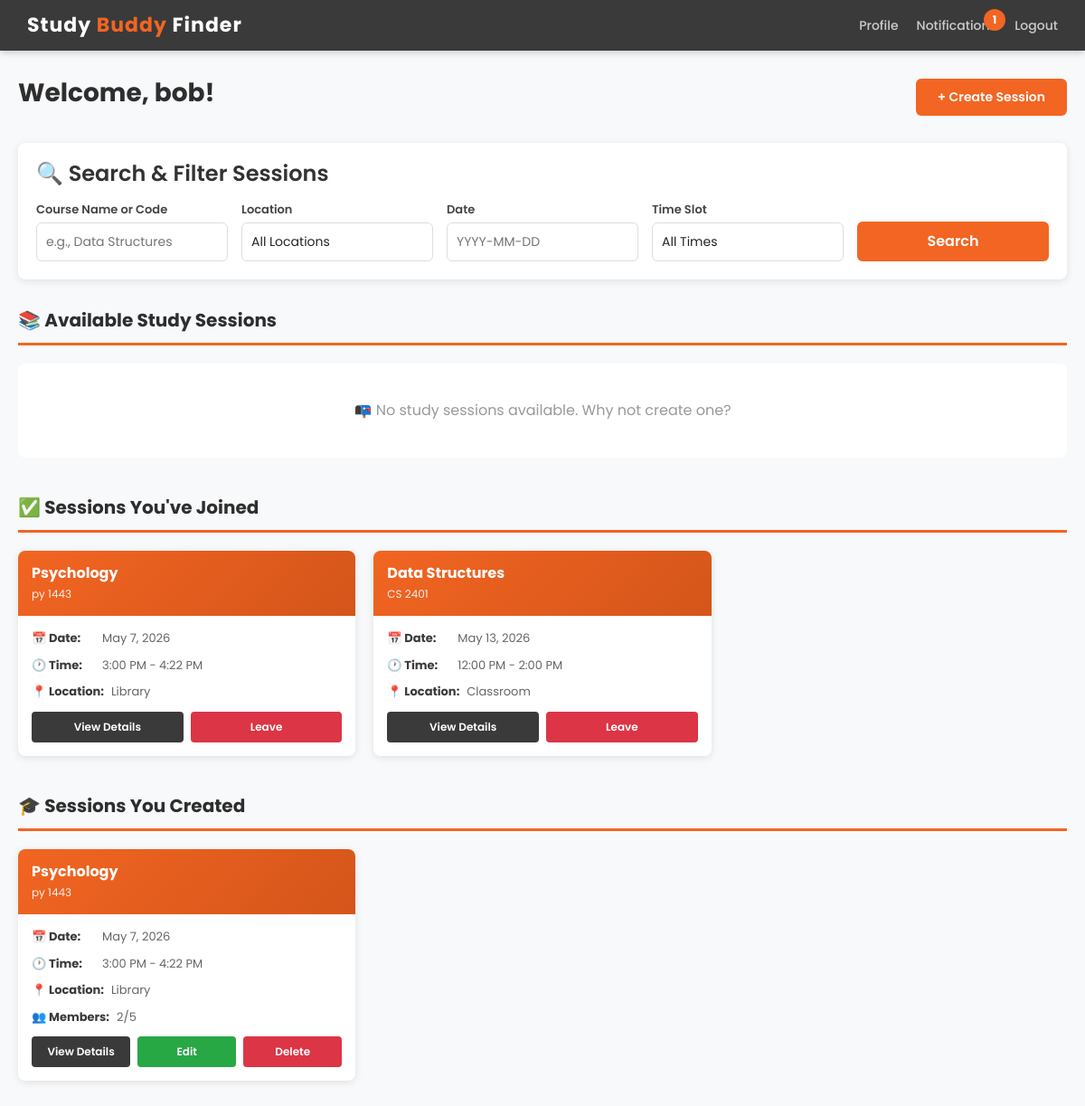
Before: /dashboard/ (signed in) with the older database file.
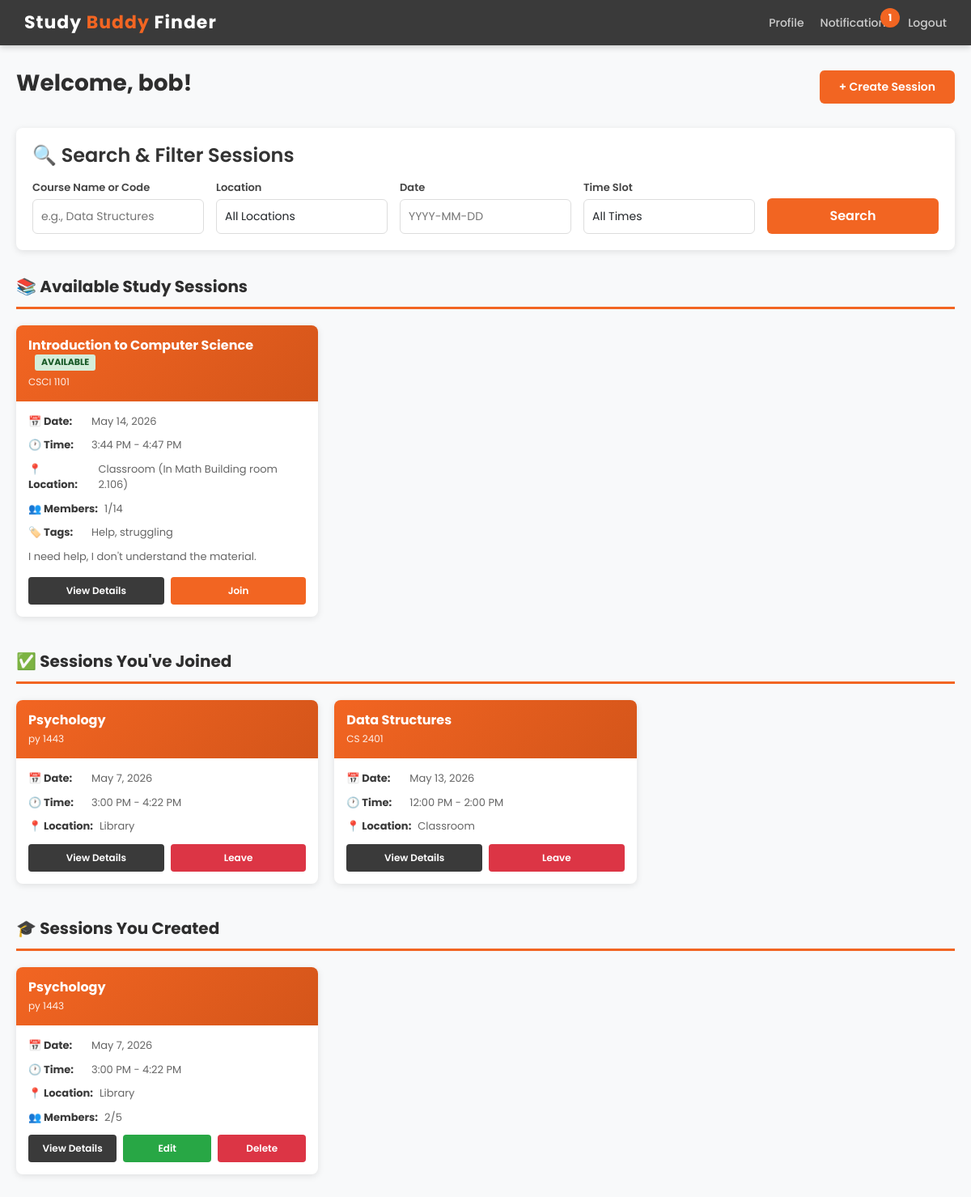
After: the same page with the newer database file.
### testApp/models.py (models this page shows, shortened)
class StudySession(models.Model):
    LOCATION_CHOICES = [
        ('Library', 'Library'),
        ('Student Center', 'Student Center'),
        ('Cafe', 'Cafe'),
        ('Dormitory', 'Dormitory'),
        ('Classroom', 'Classroom'),
        ('Online', 'Online'),
        ('Other', 'Other'),
    ]
    creator = models.ForeignKey(User, on_delete=models.CASCADE, related_name='created_sessions')
    course_name = models.CharField(max_length=200)
    course_code = models.CharField(max_length=50, blank=True, null=True)
    description = models.TextField()
    location = models.CharField(max_length=100, choices=LOCATION_CHOICES)
    other_location = models.CharField(max_length=200, blank=True, null=True, help_text="Specify if location is 'Other'")
    date = models.DateField()
    start_time = models.TimeField()
    end_time = models.TimeField()
    max_capacity = models.IntegerField(default=5, validators=[MinValueValidator(1), MaxValueValidator(100)])
    current_members = models.ManyToManyField(User, through='SessionMembership', related_name='joined_sessions')
    subject_tags = models.CharField(max_length=200, blank=True, null=True, help_text="Comma-separated tags")
    created_at = models.DateTimeField(auto_now_add=True)
    updated_at = models.DateTimeField(auto_now=True)
    is_active = models.BooleanField(default=True)
    class Meta:
        ordering = ['-created_at']
    def get_member_count(self):
        return self.current_members.count()
    def is_full(self):
        return self.get_member_count() >= self.max_capacity

### testApp/views.py (the view)
# urls.py: path('dashboard/', views.dashboard, name='dashboard'),
@login_required(login_url='login')
def dashboard(request):
    try:
        user_profile = request.user.profile
    except UserProfile.DoesNotExist:
        user_profile = UserProfile.objects.create(user=request.user)
    filter_form = SessionFilterForm(request.GET)
    sessions = StudySession.objects.filter(is_active=True, date__gte=timezone.now().date())
    if filter_form.is_valid():
        course_name = filter_form.cleaned_data.get('course_name')
        location = filter_form.cleaned_data.get('location')
        date = filter_form.cleaned_data.get('date')
        time_slot = filter_form.cleaned_data.get('time_slot')
        if course_name:
            sessions = sessions.filter(
                Q(course_name__icontains=course_name) |
                Q(course_code__icontains=course_name)
            )
        if location:
            sessions = sessions.filter(location=location)
        if date:
            sessions = sessions.filter(date=date)
        if time_slot:
            sessions = filter_by_time_slot(sessions, time_slot)
    joined_sessions = request.user.joined_sessions.filter(is_active=True)
    created_sessions = request.user.created_sessions.filter(is_active=True)
    unread_notifications = request.user.notifications.filter(is_read=False).count()
    context = {
        'filter_form': filter_form,
        'sessions': sessions,
        'joined_sessions': joined_sessions,
        'created_sessions': created_sessions,
        'unread_notifications': unread_notifications,
        'user_profile': user_profile,
    }
    return render(request, 'dashboard.html', context)

### testApp/templates/dashboard.html (shortened to what this page needs)
<!DOCTYPE html>
<html>
<head>
    <link href="https://cdn.jsdelivr.net/npm/bootstrap@5.1.3/dist/css/bootstrap.min.css" rel="stylesheet">
</head>
<body>
    <div class="navbar">
        <h1>Study <span>Buddy</span> Finder</h1>
        <div class="navbar-links">
            <a href="{% url 'user_profile' %}">Profile</a>
            <a href="{% url 'notifications' %}" style="position: relative;">
                Notifications
                {% if unread_notifications > 0 %}
                    <span class="notification-badge">{{ unread_notifications }}</span>
                {% endif %}
            </a>
            <a href="{% url 'logout' %}">Logout</a>
        </div>
    </div>
    <div class="container-main">
        <div class="header-section">
            <h2>Welcome, {{ user.first_name|default:user.username }}!</h2>
            <a href="{% url 'create_session' %}" class="btn-primary-custom">+ Create Session</a>
        </div>
        <div class="filter-section">
            <h4>🔍 Search & Filter Sessions</h4>
            <form method="GET" class="filter-form">
                <div class="form-group">
                    <label for="course_name">Course Name or Code</label>
                    <input type="text" id="course_name" name="course_name" value="{{ filter_form.course_name.value|default:'' }}" placeholder="e.g., Data Structures">
                </div>
                <div class="form-group">
                    <label for="location">Location</label>
                    {{ filter_form.location }}
                </div>
                <div class="form-group">
                    <label for="date">Date</label>
                    <input type="text" id="date" name="date" value="{{ filter_form.date.value|default:'' }}" placeholder="YYYY-MM-DD" inputmode="numeric">
                </div>
                <div class="form-group">
                    <label for="time_slot">Time Slot</label>
                    {{ filter_form.time_slot }}
                </div>
                <button type="submit" class="btn-filter">Search</button>
            </form>
        </div>
        <div class="section">
            <div class="section-title">📚 Available Study Sessions</div>
            {% if sessions %}
                <div class="session-grid">
                    {% for session in sessions %}
                        <div class="session-card">
                            <div class="session-card-header">
                                <h3>{{ session.course_name }}
                                    {% if session.is_full %}
                                        <span class="session-status status-full">FULL</span>
                                    {% else %}
                                        <span class="session-status status-available">AVAILABLE</span>
                                    {% endif %}
                                </h3>
                                <p>{{ session.course_code|default:"" }}</p>
                            </div>
                            <div class="session-card-body">
                                <div class="session-info">
                                    <strong>📅 Date:</strong>
                                    <span class="session-info-value">{{ session.date }}</span>
                                </div>
                                <div class="session-info">
                                    <strong>🕐 Time:</strong>
                                    <span class="session-info-value">{{ session.start_time|time:"g:i A" }} - {{ session.end_time|time:"g:i A" }}</span>
                                </div>
                                <div class="session-info">
                                    <strong>📍 Location:</strong>
                                    <span class="session-info-value">{{ session.location }}
                                        {% if session.other_location %}
                                            ({{ session.other_location }})
                                        {% endif %}
                                    </span>
                                </div>
                                <div class="session-info">
                                    <strong>👥 Members:</strong>
                                    <span class="session-info-value">{{ session.get_member_count }}/{{ session.max_capacity }}</span>
                                </div>
                                {% if session.subject_tags %}
                                    <div class="session-info">
                                        <strong>🏷️ Tags:</strong>
                                        <span class="session-info-value">{{ session.subject_tags }}</span>
                                    </div>
                                {% endif %}
                                <p style="font-size: 13px; color: #666; margin-top: 10px;">{{ session.description|truncatewords:20 }}</p>
                                <div class="session-actions">
                                    <a href="{% url 'session_detail' session.pk %}" class="btn-small btn-view">View Details</a>
                                    {% if not user in session.current_members.all and not session.is_full %}
                                        <a href="{% url 'join_session' session.pk %}" class="btn-small btn-join">Join</a>
                                    {% endif %}
                                </div>
                            </div>
                        </div>
                    {% endfor %}
                </div>
            {% else %}
                <div class="empty-message">
                    <p>📭 No study sessions available. Why not create one?</p>
                </div>
            {% endif %}
        </div>
        {% if joined_sessions %}
            <div class="section">
                <div class="section-title">✅ Sessions You've Joined</div>
                <div class="session-grid">
                    {% for session in joined_sessions %}
                        <div class="session-card">
                            <div class="session-card-header">
                                <h3>{{ session.course_name }}</h3>
                                <p>{{ session.course_code|default:"" }}</p>
                            </div>
                            <div class="session-card-body">
                                <div class="session-info">
                                    <strong>📅 Date:</strong>
                                    <span class="session-info-value">{{ session.date }}</span>
                                </div>
                                <div class="session-info">
                                    <strong>🕐 Time:</strong>
                                    <span class="session-info-value">{{ session.start_time|time:"g:i A" }} - {{ session.end_time|time:"g:i A" }}</span>
                                </div>
                                <div class="session-info">
                                    <strong>📍 Location:</strong>
                                    <span class="session-info-value">{{ session.location }}</span>
                                </div>
                                <div class="session-actions">
                                    <a href="{% url 'session_detail' session.pk %}" class="btn-small btn-view">View Details</a>
                                    <a href="{% url 'leave_session' session.pk %}" class="btn-small" style="background-color: #dc3545; color: white;">Leave</a>
                                </div>
                            </div>
                        </div>
                    {% endfor %}
                </div>
            </div>
        {% endif %}
        {% if created_sessions %}
            <div class="section">
                <div class="section-title">🎓 Sessions You Created</div>
                <div class="session-grid">
                    {% for session in created_sessions %}
                        <div class="session-card">
                            <div class="session-card-header">
                                <h3>{{ session.course_name }}</h3>
                                <p>{{ session.course_code|default:"" }}</p>
                            </div>
                            <div class="session-card-body">
                                <div class="session-info">
                                    <strong>📅 Date:</strong>
                                    <span class="session-info-value">{{ session.date }}</span>
                                </div>
                                <div class="session-info">
                                    <strong>🕐 Time:</strong>
                                    <span class="session-info-value">{{ session.start_time|time:"g:i A" }} - {{ session.end_time|time:"g:i A" }}</span>
                                </div>
                                <div class="session-info">
                                    <strong>📍 Location:</strong>
                                    <span class="session-info-value">{{ session.location }}</span>
                                </div>
                                <div class="session-info">
                                    <strong>👥 Members:</strong>
                                    <span class="session-info-value">{{ session.get_member_count }}/{{ session.max_capacity }}</span>
                                </div>
                                <div class="session-actions">
                                    <a href="{% url 'session_detail' session.pk %}" class="btn-small btn-view">View Details</a>
                                    <a href="{% url 'edit_session' session.pk %}" class="btn-small" style="background-color: #28a745; color: white;">Edit</a>
                                    <a href="{% url 'delete_session' session.pk %}" class="btn-small" style="background-color: #dc3545; color: white;">Delete</a>
                                </div>
                            </div>
                        </div>
                    {% endfor %}
                </div>
            </div>
        {% endif %}
    </div>
</body>
</html>

Changed rows visible on the page:
added StudySession: course_name "Introduction to Computer Science", shows "AVAILABLE", course_code "CSCI 1101", date "May 14, 2026", start_time "3:44 PM", end_time "4:47 PM", location "Classroom", other_location "In Math Building room 2.106", get_member_count "1", max_capacity "14", subject_tags "Help, struggling", description "I need help, I don't understand the material.", shows "Join", shown under "🔍 Search & Filter Sessions"
Other visible differences:
text no longer shown: "📭 No study sessions available. Why not create one?"
